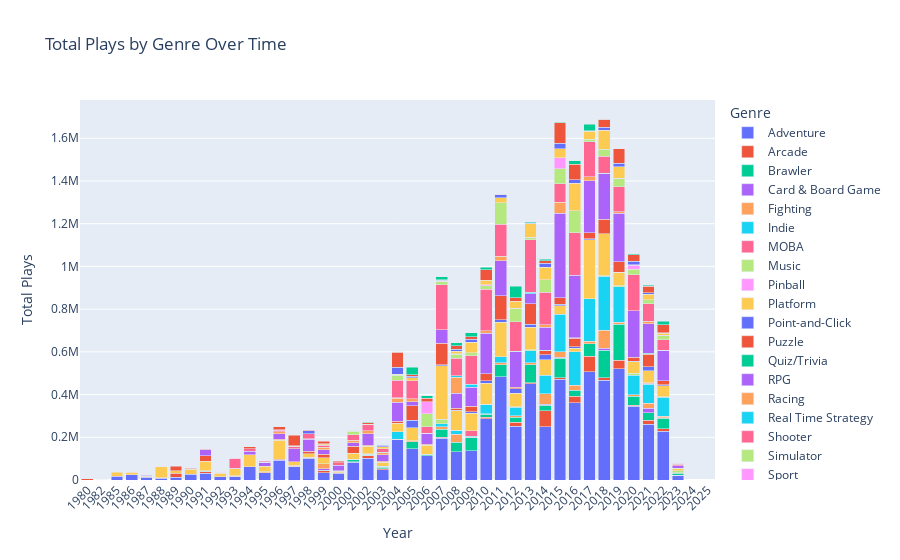

The notebook cell this image was saved under:
### Markdown cell above
## 2.) Breakdown bars by genre

## 3.) Add interactive component, genre toggling and date scrollbar

### Code cell
import pandas as pd
from datetime import datetime
import plotly.express as px
from ast import literal_eval
import plotly.offline as offline



df = pd.read_csv('Dataset/games.csv')

df = df[df['Release Date'] != 'releases on TBD']

df['Release Date'] = df['Release Date'].apply(lambda x: datetime.strptime(x, '%b %d, %Y'))
df['Genres'] = df['Genres'].apply(literal_eval)


def convert_to_int(value):
    if 'K' in value:
        return int(float(value.replace('K', '')) * 1000)
    else:
        return int(value)

# Apply the custom function to the 'Value' column
df['Plays'] = df['Plays'].apply(convert_to_int)

df = df.explode('Genres').dropna(subset=['Genres'])


# Save the updated DataFrame to a CSV file
# df.to_csv('game_genres.csv', index=False)

df['Year'] = df['Release Date'].apply(lambda x: x.strftime('%Y'))
# avg_rating_per_date_genre = df.groupby(['Year', 'Genres'])['Rating'].mean().unstack().reset_index()
avg_rating_per_date_genre = df.groupby(['Year', 'Genres'])['Plays'].sum().unstack().reset_index()


fig = px.bar(avg_rating_per_date_genre, x='Year', y=avg_rating_per_date_genre.columns[1:],
             title='Total Plays by Genre Over Time',
             labels={'Release Date': 'Release Date', 'value': 'Total Plays', 'variable': 'Genre'},
             barmode='stack'
            )

fig.update_layout(xaxis_tickangle=-45)
fig.show()

offline.plot(fig, filename="plays_by_genre.html", auto_open=False)

### Figure 1 — Plotly figure (JSON) as saved in the notebook; plotly's stock layout.template omitted (floating-point values rounded to 4 significant figures)
{"data": [{"alignmentgroup": "True", "hovertemplate": "Genre=Adventure<br>Year=%{x}<br>Total Plays=%{y}<extra></extra>", "legendgroup": "Adventure", "marker": {"color": "#636efa", "pattern": {"shape": ""}}, "name": "Adventure", "offsetgroup": "Adventure", "orientation": "v", "showlegend": true, "textposition": "auto", "type": "bar", "x": ["1980", "1982", "1985", "1986", "1987", "1988", "1989", "1990", "1991", "1992", "1993", "1994", "1995", "1996", "1997", "1998", "1999", "2000", "2001", "2002", "2003", "2004", "2005", "2006", "2007", "2008", "2009", "2010", "2011", "2012", "2013", "2014", "2015", "2016", "2017", "2018", "2019", "2020", "2021", "2022", "2023", "2024", "2025"], "xaxis": "x", "y": [null, null, 18000, 24300, 11800, 8400, 12200, 26800, 32739, 14247, 16000, 60900, 35000, 92600, 61563, 102197, 34559, 31300, 82978, 102508, 48400, 188200, 147274, 113089, 194676, 131384, 137090, 286045, 483400, 251692, 450953, 249124, 471425, 361748, 506219, 467154, 521380, 346081, 262199, 227839, 23061, 0, 1], "yaxis": "y"}, {"alignmentgroup": "True", "hovertemplate": "Genre=Arcade<br>Year=%{x}<br>Total Plays=%{y}<extra></extra>", "legendgroup": "Arcade", "marker": {"color": "#EF553B", "pattern": {"shape": ""}}, "name": "Arcade", "offsetgroup": "Arcade", "orientation": "v", "showlegend": true, "textposition": "auto", "type": "bar", "x": ["1980", "1982", "1985", "1986", "1987", "1988", "1989", "1990", "1991", "1992", "1993", "1994", "1995", "1996", "1997", "1998", "1999", "2000", "2001", "2002", "2003", "2004", "2005", "2006", "2007", "2008", "2009", "2010", "2011", "2012", "2013", "2014", "2015", "2016", "2017", "2018", "2019", "2020", "2021", "2022", "2023", "2024", "2025"], "xaxis": "x", "y": [5200, 1600, null, 1400, null, null, 19200, null, 5800, 1400, 2200, null, null, 3800, 2400, 1700, 8500, null, 1739, 12000, 5100, null, null, null, 5200, null, null, 6900, null, 18800, 5100, 74600, 7600, 30407, 73000, 10861, 38700, 2900, 18600, 12045, 1, null, null], "yaxis": "y"}, {"alignmentgroup": "True", "hovertemplate": "Genre=Brawler<br>Year=%{x}<br>Total Plays=%{y}<extra></extra>", "legendgroup": "Brawler", "marker": {"color": "#00cc96", "pattern": {"shape": ""}}, "name": "Brawler", "offsetgroup": "Brawler", "orientation": "v", "showlegend": true, "textposition": "auto", "type": "bar", "x": ["1980", "1982", "1985", "1986", "1987", "1988", "1989", "1990", "1991", "1992", "1993", "1994", "1995", "1996", "1997", "1998", "1999", "2000", "2001", "2002", "2003", "2004", "2005", "2006", "2007", "2008", "2009", "2010", "2011", "2012", "2013", "2014", "2015", "2016", "2017", "2018", "2019", "2020", "2021", "2022", "2023", "2024", "2025"], "xaxis": "x", "y": [null, null, null, null, null, 1500, null, null, 1500, null, null, null, null, null, null, null, 1600, null, 10000, 1600, 6400, null, 30919, 7500, 38600, 44600, 61600, 14500, 56400, 22200, 83200, 25400, 90100, 29100, 59600, 130400, 170100, 44200, 34000, 49250, 9121, null, null], "yaxis": "y"}, {"alignmentgroup": "True", "hovertemplate": "Genre=Card & Board Game<br>Year=%{x}<br>Total Plays=%{y}<extra></extra>", "legendgroup": "Card & Board Game", "marker": {"color": "#ab63fa", "pattern": {"shape": ""}}, "name": "Card & Board Game", "offsetgroup": "Card & Board Game", "orientation": "v", "showlegend": true, "textposition": "auto", "type": "bar", "x": ["1980", "1982", "1985", "1986", "1987", "1988", "1989", "1990", "1991", "1992", "1993", "1994", "1995", "1996", "1997", "1998", "1999", "2000", "2001", "2002", "2003", "2004", "2005", "2006", "2007", "2008", "2009", "2010", "2011", "2012", "2013", "2014", "2015", "2016", "2017", "2018", "2019", "2020", "2021", "2022", "2023", "2024", "2025"], "xaxis": "x", "y": [null, null, null, null, null, null, null, null, null, null, null, null, null, null, null, null, 7800, 2800, null, 3000, null, null, null, null, null, null, 1800, null, null, null, null, 5500, 5200, null, null, 8700, null, null, 20000, 2947, null, null, null], "yaxis": "y"}, {"alignmentgroup": "True", "hovertemplate": "Genre=Fighting<br>Year=%{x}<br>Total Plays=%{y}<extra></extra>", "legendgroup": "Fighting", "marker": {"color": "#FFA15A", "pattern": {"shape": ""}}, "name": "Fighting", "offsetgroup": "Fighting", "orientation": "v", "showlegend": true, "textposition": "auto", "type": "bar", "x": ["1980", "1982", "1985", "1986", "1987", "1988", "1989", "1990", "1991", "1992", "1993", "1994", "1995", "1996", "1997", "1998", "1999", "2000", "2001", "2002", "2003", "2004", "2005", "2006", "2007", "2008", "2009", "2010", "2011", "2012", "2013", "2014", "2015", "2016", "2017", "2018", "2019", "2020", "2021", "2022", "2023", "2024", "2025"], "xaxis": "x", "y": [null, null, null, null, null, null, null, null, 4300, null, 1600, null, 2686, null, 5400, 3500, 23934, null, 1900, null, null, 2800, 4527, 252, 10300, 39300, null, 1900, 9500, 8600, 10000, 48900, 25700, 22900, 10300, 84500, 8700, 5600, 23700, 7300, null, null, null], "yaxis": "y"}, {"alignmentgroup": "True", "hovertemplate": "Genre=Indie<br>Year=%{x}<br>Total Plays=%{y}<extra></extra>", "legendgroup": "Indie", "marker": {"color": "#19d3f3", "pattern": {"shape": ""}}, "name": "Indie", "offsetgroup": "Indie", "orientation": "v", "showlegend": true, "textposition": "auto", "type": "bar", "x": ["1980", "1982", "1985", "1986", "1987", "1988", "1989", "1990", "1991", "1992", "1993", "1994", "1995", "1996", "1997", "1998", "1999", "2000", "2001", "2002", "2003", "2004", "2005", "2006", "2007", "2008", "2009", "2010", "2011", "2012", "2013", "2014", "2015", "2016", "2017", "2018", "2019", "2020", "2021", "2022", "2023", "2024", "2025"], "xaxis": "x", "y": [null, null, null, null, null, null, null, null, null, null, null, null, null, null, null, null, null, null, 1300, 1900, 3400, 35700, null, null, 14600, 14500, 3400, 43600, 27400, 38392, 55400, 87735, 177000, 155761, 200419, 253122, 164926, 92290, 88834, 88547, 1401, 0, null], "yaxis": "y"}, {"alignmentgroup": "True", "hovertemplate": "Genre=MOBA<br>Year=%{x}<br>Total Plays=%{y}<extra></extra>", "legendgroup": "MOBA", "marker": {"color": "#FF6692", "pattern": {"shape": ""}}, "name": "MOBA", "offsetgroup": "MOBA", "orientation": "v", "showlegend": true, "textposition": "auto", "type": "bar", "x": ["1980", "1982", "1985", "1986", "1987", "1988", "1989", "1990", "1991", "1992", "1993", "1994", "1995", "1996", "1997", "1998", "1999", "2000", "2001", "2002", "2003", "2004", "2005", "2006", "2007", "2008", "2009", "2010", "2011", "2012", "2013", "2014", "2015", "2016", "2017", "2018", "2019", "2020", "2021", "2022", "2023", "2024", "2025"], "xaxis": "x", "y": [null, null, null, null, null, null, null, null, null, null, null, null, null, null, null, null, null, null, null, null, null, null, null, null, null, null, 26000, null, null, null, null, null, null, null, null, null, null, null, 4500, null, null, null, null], "yaxis": "y"}, {"alignmentgroup": "True", "hovertemplate": "Genre=Music<br>Year=%{x}<br>Total Plays=%{y}<extra></extra>", "legendgroup": "Music", "marker": {"color": "#B6E880", "pattern": {"shape": ""}}, "name": "Music", "offsetgroup": "Music", "orientation": "v", "showlegend": true, "textposition": "auto", "type": "bar", "x": ["1980", "1982", "1985", "1986", "1987", "1988", "1989", "1990", "1991", "1992", "1993", "1994", "1995", "1996", "1997", "1998", "1999", "2000", "2001", "2002", "2003", "2004", "2005", "2006", "2007", "2008", "2009", "2010", "2011", "2012", "2013", "2014", "2015", "2016", "2017", "2018", "2019", "2020", "2021", "2022", "2023", "2024", "2025"], "xaxis": "x", "y": [null, null, null, null, null, null, null, null, null, null, null, null, null, null, null, null, null, null, null, 1400, null, null, null, null, 21500, 3600, 1100, 1200, null, 2300, 5100, null, null, 713, 183, 2700, 4900, 9000, 2500, 1385, 9000, null, null], "yaxis": "y"}, {"alignmentgroup": "True", "hovertemplate": "Genre=Pinball<br>Year=%{x}<br>Total Plays=%{y}<extra></extra>", "legendgroup": "Pinball", "marker": {"color": "#FF97FF", "pattern": {"shape": ""}}, "name": "Pinball", "offsetgroup": "Pinball", "orientation": "v", "showlegend": true, "textposition": "auto", "type": "bar", "x": ["1980", "1982", "1985", "1986", "1987", "1988", "1989", "1990", "1991", "1992", "1993", "1994", "1995", "1996", "1997", "1998", "1999", "2000", "2001", "2002", "2003", "2004", "2005", "2006", "2007", "2008", "2009", "2010", "2011", "2012", "2013", "2014", "2015", "2016", "2017", "2018", "2019", "2020", "2021", "2022", "2023", "2024", "2025"], "xaxis": "x", "y": [null, null, null, null, null, null, null, null, null, null, null, null, null, null, null, null, null, null, null, null, 1600, null, null, null, null, null, null, null, null, null, null, null, null, null, null, null, null, null, null, null, null, null, null], "yaxis": "y"}, {"alignmentgroup": "True", "hovertemplate": "Genre=Platform<br>Year=%{x}<br>Total Plays=%{y}<extra></extra>", "legendgroup": "Platform", "marker": {"color": "#FECB52", "pattern": {"shape": ""}}, "name": "Platform", "offsetgroup": "Platform", "orientation": "v", "showlegend": true, "textposition": "auto", "type": "bar", "x": ["1980", "1982", "1985", "1986", "1987", "1988", "1989", "1990", "1991", "1992", "1993", "1994", "1995", "1996", "1997", "1998", "1999", "2000", "2001", "2002", "2003", "2004", "2005", "2006", "2007", "2008", "2009", "2010", "2011", "2012", "2013", "2014", "2015", "2016", "2017", "2018", "2019", "2020", "2021", "2022", "2023", "2024", "2025"], "xaxis": "x", "y": [null, null, 18000, 7100, 5400, 51900, 12200, 24200, 42739, 16700, 32900, 57800, 26200, 89300, 16100, 14800, 27000, 7500, 27200, 35800, 17997, 38100, 61874, 41100, 249776, 90900, 81100, 97900, 162000, 64192, 104600, 72300, 37800, 15707, 275783, 195179, 62917, 54252, 57212, 51165, 11777, null, null], "yaxis": "y"}, {"alignmentgroup": "True", "hovertemplate": "Genre=Point-and-Click<br>Year=%{x}<br>Total Plays=%{y}<extra></extra>", "legendgroup": "Point-and-Click", "marker": {"color": "#636efa", "pattern": {"shape": ""}}, "name": "Point-and-Click", "offsetgroup": "Point-and-Click", "orientation": "v", "showlegend": true, "textposition": "auto", "type": "bar", "x": ["1980", "1982", "1985", "1986", "1987", "1988", "1989", "1990", "1991", "1992", "1993", "1994", "1995", "1996", "1997", "1998", "1999", "2000", "2001", "2002", "2003", "2004", "2005", "2006", "2007", "2008", "2009", "2010", "2011", "2012", "2013", "2014", "2015", "2016", "2017", "2018", "2019", "2020", "2021", "2022", "2023", "2024", "2025"], "xaxis": "x", "y": [null, null, null, null, null, null, null, 1400, null, 547, null, null, null, null, null, null, null, null, null, null, null, null, 36000, null, 5800, 2400, 7700, 12763, 10700, 21900, 16000, 23500, 8200, 7700, 3100, null, 646, 1643, 19171, 6147, null, null, null], "yaxis": "y"}, {"alignmentgroup": "True", "hovertemplate": "Genre=Puzzle<br>Year=%{x}<br>Total Plays=%{y}<extra></extra>", "legendgroup": "Puzzle", "marker": {"color": "#EF553B", "pattern": {"shape": ""}}, "name": "Puzzle", "offsetgroup": "Puzzle", "orientation": "v", "showlegend": true, "textposition": "auto", "type": "bar", "x": ["1980", "1982", "1985", "1986", "1987", "1988", "1989", "1990", "1991", "1992", "1993", "1994", "1995", "1996", "1997", "1998", "1999", "2000", "2001", "2002", "2003", "2004", "2005", "2006", "2007", "2008", "2009", "2010", "2011", "2012", "2013", "2014", "2015", "2016", "2017", "2018", "2019", "2020", "2021", "2022", "2023", "2024", "2025"], "xaxis": "x", "y": [null, null, null, 1400, null, null, 21700, 3800, 26939, null, null, null, null, 6100, 663, 13000, 16600, 2300, 32303, 4308, 4900, 9700, 67400, 6527, 99200, 10408, 24900, 33700, 113100, 6692, 94300, 18400, 30700, 40200, 29083, 68330, 49671, 19600, 57155, 17672, 181, null, null], "yaxis": "y"}, {"alignmentgroup": "True", "hovertemplate": "Genre=Quiz/Trivia<br>Year=%{x}<br>Total Plays=%{y}<extra></extra>", "legendgroup": "Quiz/Trivia", "marker": {"color": "#00cc96", "pattern": {"shape": ""}}, "name": "Quiz/Trivia", "offsetgroup": "Quiz/Trivia", "orientation": "v", "showlegend": true, "textposition": "auto", "type": "bar", "x": ["1980", "1982", "1985", "1986", "1987", "1988", "1989", "1990", "1991", "1992", "1993", "1994", "1995", "1996", "1997", "1998", "1999", "2000", "2001", "2002", "2003", "2004", "2005", "2006", "2007", "2008", "2009", "2010", "2011", "2012", "2013", "2014", "2015", "2016", "2017", "2018", "2019", "2020", "2021", "2022", "2023", "2024", "2025"], "xaxis": "x", "y": [null, null, null, null, null, null, null, null, null, null, null, null, null, null, null, null, null, null, null, null, null, null, null, null, null, null, null, null, null, null, null, 1400, null, 2700, null, null, null, null, 6000, null, null, null, null], "yaxis": "y"}, {"alignmentgroup": "True", "hovertemplate": "Genre=RPG<br>Year=%{x}<br>Total Plays=%{y}<extra></extra>", "legendgroup": "RPG", "marker": {"color": "#ab63fa", "pattern": {"shape": ""}}, "name": "RPG", "offsetgroup": "RPG", "orientation": "v", "showlegend": true, "textposition": "auto", "type": "bar", "x": ["1980", "1982", "1985", "1986", "1987", "1988", "1989", "1990", "1991", "1992", "1993", "1994", "1995", "1996", "1997", "1998", "1999", "2000", "2001", "2002", "2003", "2004", "2005", "2006", "2007", "2008", "2009", "2010", "2011", "2012", "2013", "2014", "2015", "2016", "2017", "2018", "2019", "2020", "2021", "2022", "2023", "2024", "2025"], "xaxis": "x", "y": [null, null, null, null, 4500, null, null, null, 28700, 3600, 1900, 16199, 19133, 24816, 59463, 54500, 22803, 25200, 16500, 53600, 30400, 89100, 18191, 49462, 63800, 69800, 89600, 187635, 164800, 164600, 46367, 109200, 394600, 292158, 242336, 212661, 227696, 215704, 136922, 143362, 12231, 0, null], "yaxis": "y"}, {"alignmentgroup": "True", "hovertemplate": "Genre=Racing<br>Year=%{x}<br>Total Plays=%{y}<extra></extra>", "legendgroup": "Racing", "marker": {"color": "#FFA15A", "pattern": {"shape": ""}}, "name": "Racing", "offsetgroup": "Racing", "orientation": "v", "showlegend": true, "textposition": "auto", "type": "bar", "x": ["1980", "1982", "1985", "1986", "1987", "1988", "1989", "1990", "1991", "1992", "1993", "1994", "1995", "1996", "1997", "1998", "1999", "2000", "2001", "2002", "2003", "2004", "2005", "2006", "2007", "2008", "2009", "2010", "2011", "2012", "2013", "2014", "2015", "2016", "2017", "2018", "2019", "2020", "2021", "2022", "2023", "2024", "2025"], "xaxis": "x", "y": [null, null, null, null, null, null, null, null, null, null, null, null, 986, 9700, 1600, 2700, 9600, null, 13200, 13400, 10100, 19000, 15000, 1100, null, 74600, null, 12200, 19400, null, null, 11900, 51000, null, 19000, null, 5600, null, 11500, 688, null, null, null], "yaxis": "y"}, {"alignmentgroup": "True", "hovertemplate": "Genre=Real Time Strategy<br>Year=%{x}<br>Total Plays=%{y}<extra></extra>", "legendgroup": "Real Time Strategy", "marker": {"color": "#19d3f3", "pattern": {"shape": ""}}, "name": "Real Time Strategy", "offsetgroup": "Real Time Strategy", "orientation": "v", "showlegend": true, "textposition": "auto", "type": "bar", "x": ["1980", "1982", "1985", "1986", "1987", "1988", "1989", "1990", "1991", "1992", "1993", "1994", "1995", "1996", "1997", "1998", "1999", "2000", "2001", "2002", "2003", "2004", "2005", "2006", "2007", "2008", "2009", "2010", "2011", "2012", "2013", "2014", "2015", "2016", "2017", "2018", "2019", "2020", "2021", "2022", "2023", "2024", "2025"], "xaxis": "x", "y": [null, null, null, null, null, null, null, null, null, null, null, null, null, null, null, null, null, null, null, null, 2600, 2700, null, null, null, 6000, 14000, null, null, 2600, 9100, null, null, null, null, 1600, null, null, null, null, null, null, null], "yaxis": "y"}, {"alignmentgroup": "True", "hovertemplate": "Genre=Shooter<br>Year=%{x}<br>Total Plays=%{y}<extra></extra>", "legendgroup": "Shooter", "marker": {"color": "#FF6692", "pattern": {"shape": ""}}, "name": "Shooter", "offsetgroup": "Shooter", "orientation": "v", "showlegend": true, "textposition": "auto", "type": "bar", "x": ["1980", "1982", "1985", "1986", "1987", "1988", "1989", "1990", "1991", "1992", "1993", "1994", "1995", "1996", "1997", "1998", "1999", "2000", "2001", "2002", "2003", "2004", "2005", "2006", "2007", "2008", "2009", "2010", "2011", "2012", "2013", "2014", "2015", "2016", "2017", "2018", "2019", "2020", "2021", "2022", "2023", "2024", "2025"], "xaxis": "x", "y": [null, null, null, null, 1900, null, null, null, 2100, 547, 46800, 11544, 4586, 6500, 9522, 24000, 10259, 10900, 24400, 28897, 14500, 80900, 84500, 30700, 210776, 81700, 133800, 194287, 150500, 139100, 243700, 151789, 87300, 198520, 165700, 79961, 118700, 168600, 83390, 48942, 6250, null, 1], "yaxis": "y"}, {"alignmentgroup": "True", "hovertemplate": "Genre=Simulator<br>Year=%{x}<br>Total Plays=%{y}<extra></extra>", "legendgroup": "Simulator", "marker": {"color": "#B6E880", "pattern": {"shape": ""}}, "name": "Simulator", "offsetgroup": "Simulator", "orientation": "v", "showlegend": true, "textposition": "auto", "type": "bar", "x": ["1980", "1982", "1985", "1986", "1987", "1988", "1989", "1990", "1991", "1992", "1993", "1994", "1995", "1996", "1997", "1998", "1999", "2000", "2001", "2002", "2003", "2004", "2005", "2006", "2007", "2008", "2009", "2010", "2011", "2012", "2013", "2014", "2015", "2016", "2017", "2018", "2019", "2020", "2021", "2022", "2023", "2024", "2025"], "xaxis": "x", "y": [null, null, null, null, null, null, null, null, null, null, null, null, null, null, 522, null, 1600, null, 17500, null, null, 24000, null, 60100, 15300, 20500, 14398, 16300, 100600, 59700, 10486, 57700, 71400, 102124, 11000, 33848, 36546, 27050, 18925, 17661, null, null, null], "yaxis": "y"}, {"alignmentgroup": "True", "hovertemplate": "Genre=Sport<br>Year=%{x}<br>Total Plays=%{y}<extra></extra>", "legendgroup": "Sport", "marker": {"color": "#FF97FF", "pattern": {"shape": ""}}, "name": "Sport", "offsetgroup": "Sport", "orientation": "v", "showlegend": true, "textposition": "auto", "type": "bar", "x": ["1980", "1982", "1985", "1986", "1987", "1988", "1989", "1990", "1991", "1992", "1993", "1994", "1995", "1996", "1997", "1998", "1999", "2000", "2001", "2002", "2003", "2004", "2005", "2006", "2007", "2008", "2009", "2010", "2011", "2012", "2013", "2014", "2015", "2016", "2017", "2018", "2019", "2020", "2021", "2022", "2023", "2024", "2025"], "xaxis": "x", "y": [null, null, null, null, null, null, null, null, null, null, 847, null, null, null, null, null, null, null, 1100, 1400, null, 1900, null, 56800, 1400, 1800, null, 5500, null, 3200, 2200, null, 51000, null, null, null, 1600, 18800, null, 1886, null, null, null], "yaxis": "y"}, {"alignmentgroup": "True", "hovertemplate": "Genre=Strategy<br>Year=%{x}<br>Total Plays=%{y}<extra></extra>", "legendgroup": "Strategy", "marker": {"color": "#FECB52", "pattern": {"shape": ""}}, "name": "Strategy", "offsetgroup": "Strategy", "orientation": "v", "showlegend": true, "textposition": "auto", "type": "bar", "x": ["1980", "1982", "1985", "1986", "1987", "1988", "1989", "1990", "1991", "1992", "1993", "1994", "1995", "1996", "1997", "1998", "1999", "2000", "2001", "2002", "2003", "2004", "2005", "2006", "2007", "2008", "2009", "2010", "2011", "2012", "2013", "2014", "2015", "2016", "2017", "2018", "2019", "2020", "2021", "2022", "2023", "2024", "2025"], "xaxis": "x", "y": [null, null, null, 1400, null, null, null, null, null, null, null, null, null, 1300, 2100, 1100, 4840, null, 1900, 297, 10400, 3700, 13900, null, 1800, 11400, 48300, 20748, 23900, 33500, 63700, 59300, 42500, 130203, 36800, 89527, 55587, 1936, 26154, 10537, 1930, null, null], "yaxis": "y"}, {"alignmentgroup": "True", "hovertemplate": "Genre=Tactical<br>Year=%{x}<br>Total Plays=%{y}<extra></extra>", "legendgroup": "Tactical", "marker": {"color": "#636efa", "pattern": {"shape": ""}}, "name": "Tactical", "offsetgroup": "Tactical", "orientation": "v", "showlegend": true, "textposition": "auto", "type": "bar", "x": ["1980", "1982", "1985", "1986", "1987", "1988", "1989", "1990", "1991", "1992", "1993", "1994", "1995", "1996", "1997", "1998", "1999", "2000", "2001", "2002", "2003", "2004", "2005", "2006", "2007", "2008", "2009", "2010", "2011", "2012", "2013", "2014", "2015", "2016", "2017", "2018", "2019", "2020", "2021", "2022", "2023", "2024", "2025"], "xaxis": "x", "y": [null, null, null, null, null, null, null, null, null, null, null, null, null, null, 2100, 12000, 1640, null, 1900, null, 7800, 32300, 6600, null, 1800, 9600, 15000, null, 13100, null, 2400, 17000, 25900, 15342, 1500, 14000, 15700, 16669, 6600, 3115, 1783, null, null], "yaxis": "y"}, {"alignmentgroup": "True", "hovertemplate": "Genre=Turn Based Strategy<br>Year=%{x}<br>Total Plays=%{y}<extra></extra>", "legendgroup": "Turn Based Strategy", "marker": {"color": "#EF553B", "pattern": {"shape": ""}}, "name": "Turn Based Strategy", "offsetgroup": "Turn Based Strategy", "orientation": "v", "showlegend": true, "textposition": "auto", "type": "bar", "x": ["1980", "1982", "1985", "1986", "1987", "1988", "1989", "1990", "1991", "1992", "1993", "1994", "1995", "1996", "1997", "1998", "1999", "2000", "2001", "2002", "2003", "2004", "2005", "2006", "2007", "2008", "2009", "2010", "2011", "2012", "2013", "2014", "2015", "2016", "2017", "2018", "2019", "2020", "2021", "2022", "2023", "2024", "2025"], "xaxis": "x", "y": [null, null, null, null, null, null, null, null, null, null, null, 9000, null, 16000, 47100, 2400, 10900, 6800, 1900, 7000, null, 71000, 6700, 15000, 2300, 15900, 11300, 48248, 2800, 16400, 2100, 12800, 94300, 73300, null, 36400, 67300, 30540, 30067, 37155, 1874, null, null], "yaxis": "y"}, {"alignmentgroup": "True", "hovertemplate": "Genre=Visual Novel<br>Year=%{x}<br>Total Plays=%{y}<extra></extra>", "legendgroup": "Visual Novel", "marker": {"color": "#00cc96", "pattern": {"shape": ""}}, "name": "Visual Novel", "offsetgroup": "Visual Novel", "orientation": "v", "showlegend": true, "textposition": "auto", "type": "bar", "x": ["1980", "1982", "1985", "1986", "1987", "1988", "1989", "1990", "1991", "1992", "1993", "1994", "1995", "1996", "1997", "1998", "1999", "2000", "2001", "2002", "2003", "2004", "2005", "2006", "2007", "2008", "2009", "2010", "2011", "2012", "2013", "2014", "2015", "2016", "2017", "2018", "2019", "2020", "2021", "2022", "2023", "2024", "2025"], "xaxis": "x", "y": [null, null, null, null, null, null, null, null, null, 547, null, null, null, null, null, null, null, null, null, 2300, 1700, 1900, 36000, 13200, 14200, 14476, 17390, 12982, 1300, 54100, 3300, 8000, 2225, 15120, 32200, 1175, null, 3550, 3300, 14458, 210, null, null], "yaxis": "y"}], "layout": {"barmode": "stack", "legend": {"title": {"text": "Genre"}, "tracegroupgap": 0}, "title": {"text": "Total Plays by Genre Over Time"}, "xaxis": {"anchor": "y", "domain": [0, 1], "tickangle": -45, "title": {"text": "Year"}}, "yaxis": {"anchor": "x", "domain": [0, 1], "title": {"text": "Total Plays"}}}}
